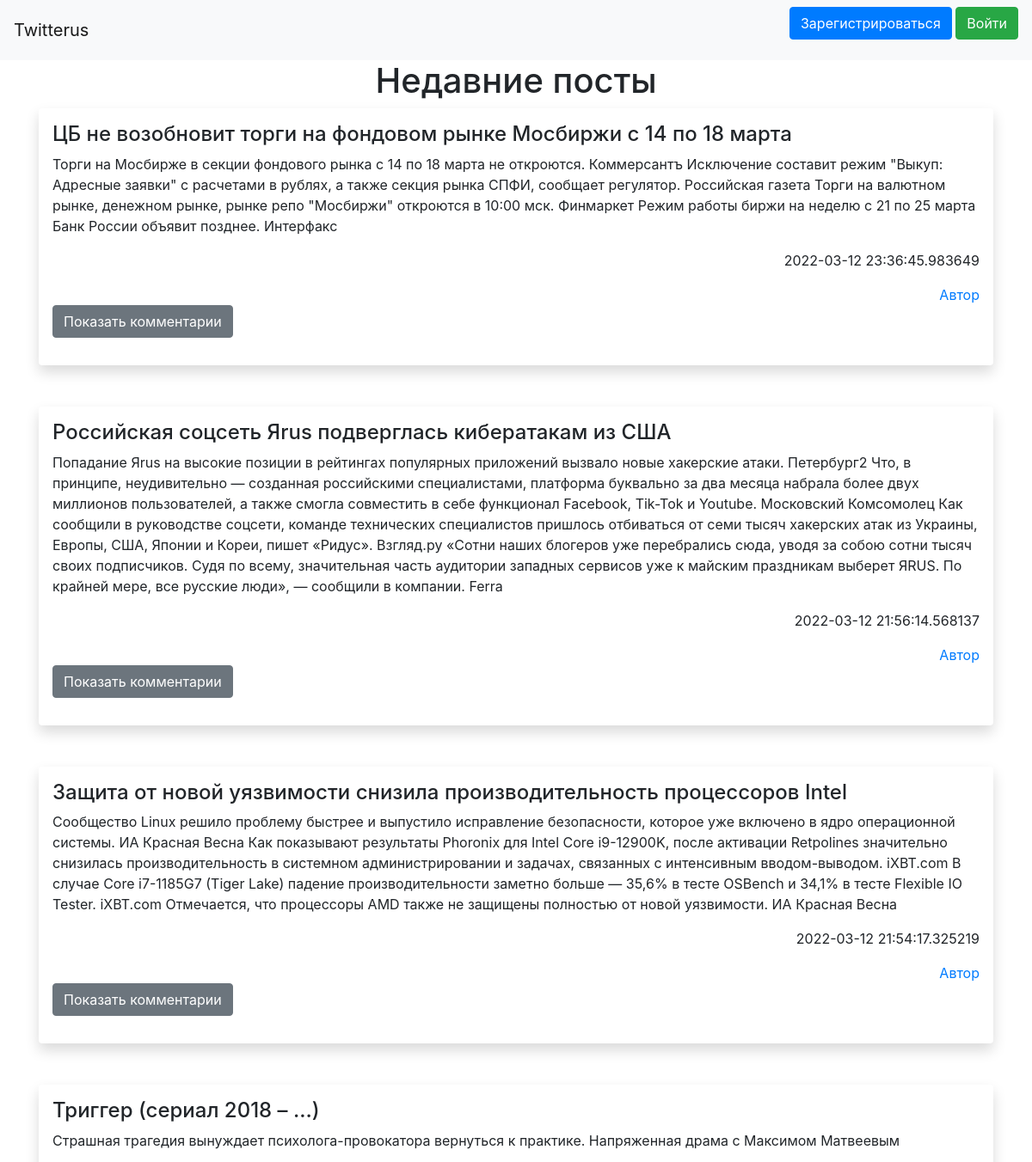
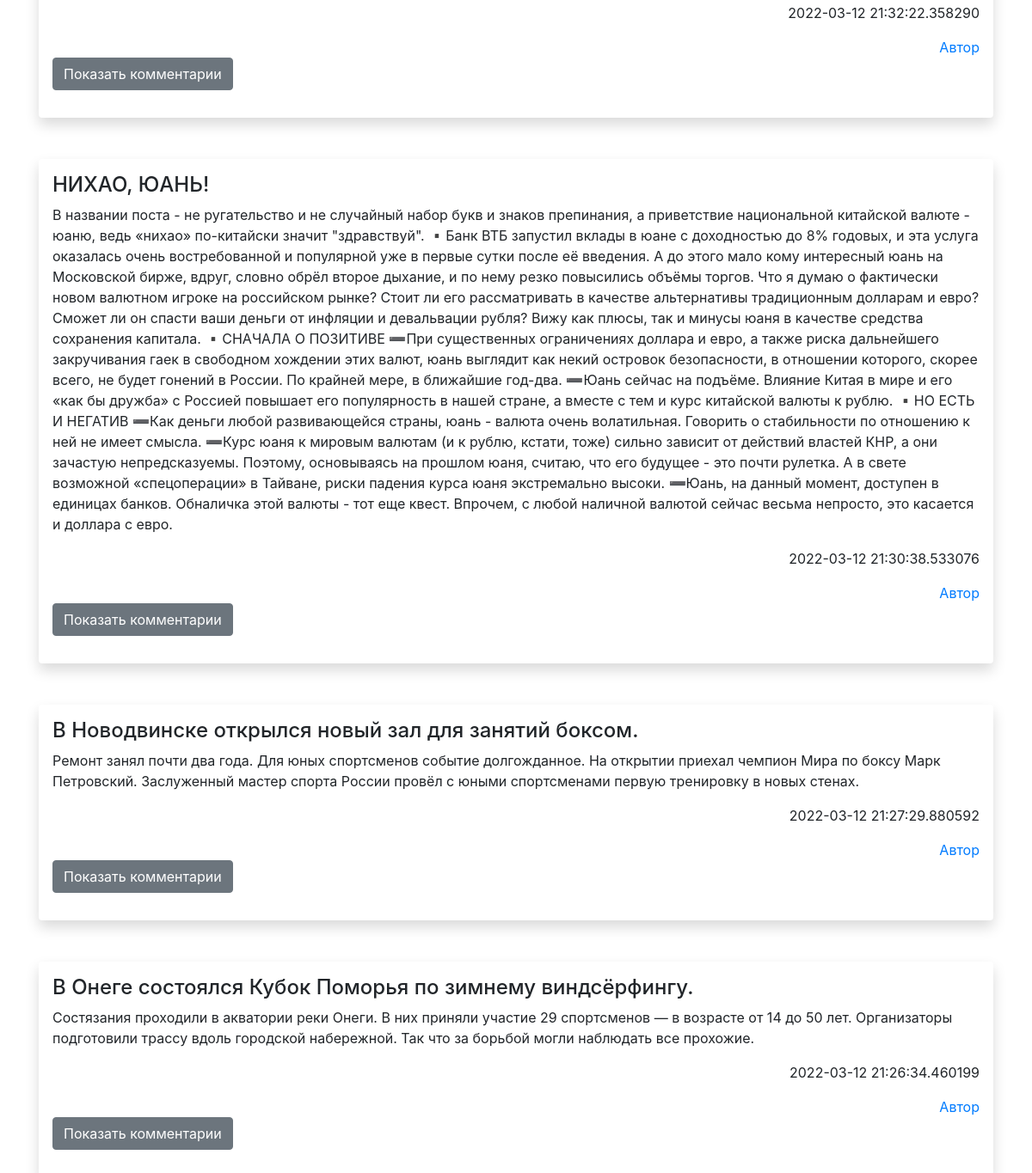
The app's page /, older data (2 pictures, top to bottom).
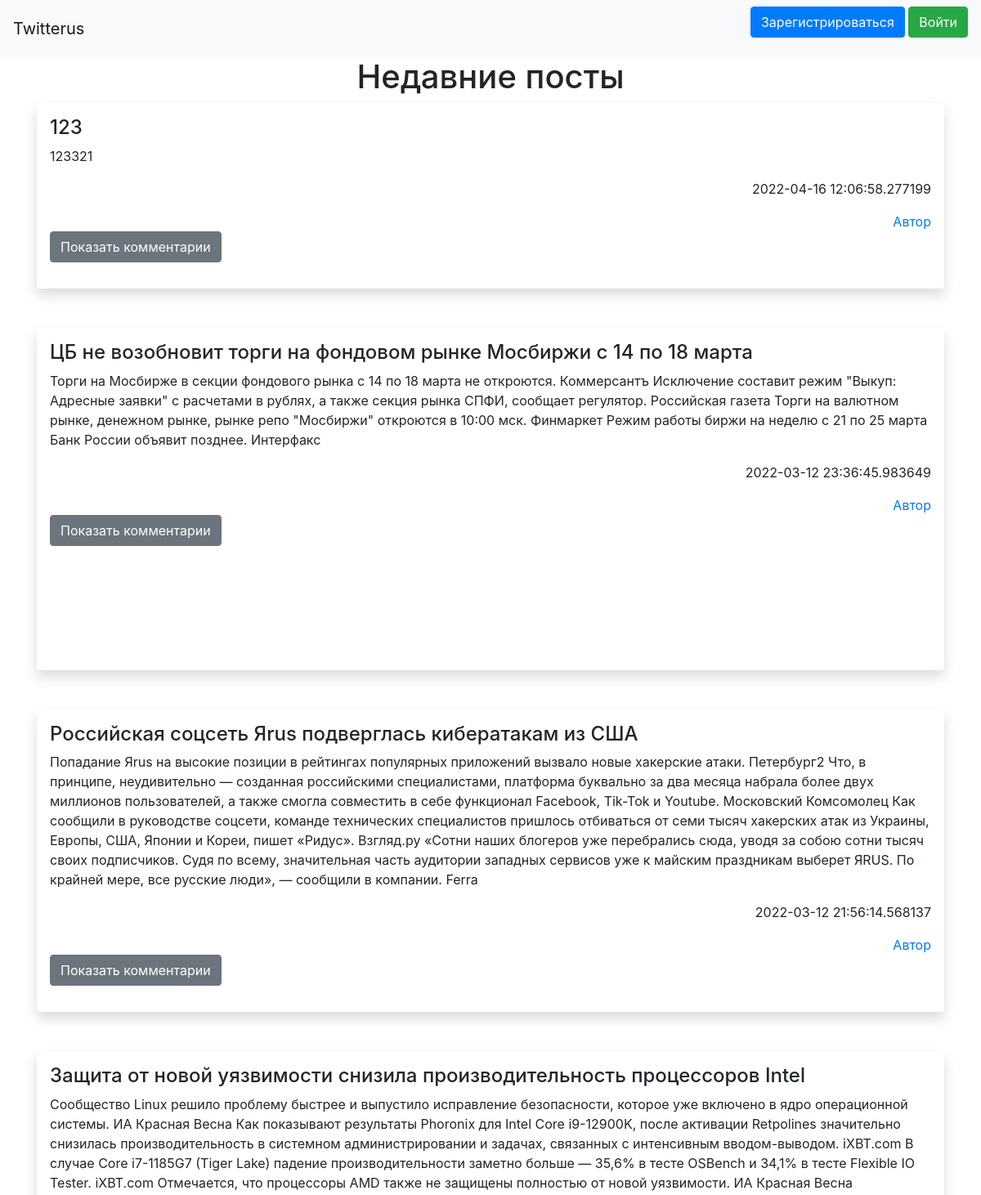
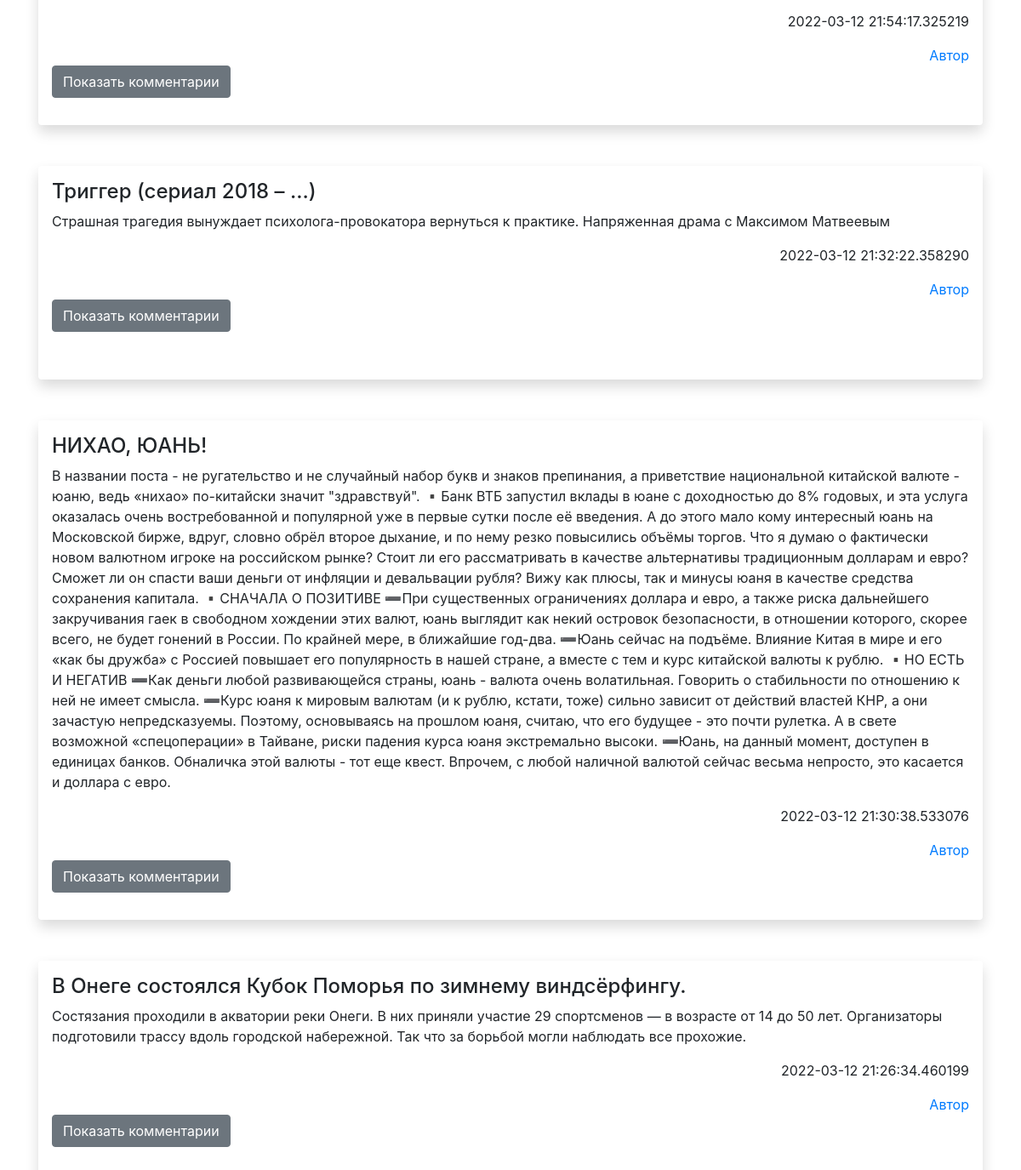
The same page, newer data (2 pictures, top to bottom).
### data/posts.py (models this page shows)
class Post(SqlAlchemyBase, SerializerMixin):
    __tablename__ = 'posts'
    id = sqlalchemy.Column(sqlalchemy.Integer, primary_key=True, autoincrement=True)
    title = sqlalchemy.Column(sqlalchemy.String)
    creater_id = sqlalchemy.Column(sqlalchemy.Integer, sqlalchemy.ForeignKey("users.id"))
    text = sqlalchemy.Column(sqlalchemy.String)
    create_data = sqlalchemy.Column(sqlalchemy.DateTime, default=datetime.datetime.now)
    user = orm.relation('User')

### app.py (the view, shortened to what this page needs)
@app.route('/', methods=['GET', 'POST'])
def base_site():
    db_sess = db_session.create_session()
    posts = db_sess.query(Post).all()
    comments = db_sess.query(Comment).all()
    form = AddCommentForm()
    return render_template('index.html', posts=posts[::-1], comments=comments, title='Twitterus', form=form)

### data/db_session.py (called while the page is built)
def create_session() -> Session:
    global __factory
    return __factory()

### templates/index.html (shortened to what this page needs)
{% extends "base.html" %}
{% block content %}
<h1 align="center">Недавние посты</h1>
{% for item in posts %}
<div class="shadow p-3 mb-5 bg-body rounded">
    <h4>
        {{ item.title }}
    </h4>
    <p>{{ item.text }}</p>
    <div align="right">
        <p>{{ item.create_data }}</p>
        <a href="/user/{{ item.creater_id }}" class="link-primary">Автор</a>
    </div>
    <p>
        <button class="btn btn-secondary" type="button" data-bs-toggle="collapse" data-bs-target="#collapseWidthExample{{ item.id }}" aria-expanded="false" aria-controls="collapseWidthExample{{ item.id }}">
            Показать комментарии
        </button>
    </p>
    {% for com in comments[::-1] %}
        {% if com.main_post == item.id %}
        <br>
        {% endif %}
    {% endfor %}
</div>
{% endfor %}
{% endblock %}

Row changes from the older to the newer data that the page shows:
removed Post: title "В Новодвинске открылся новый зал для занятий боксом.", text "Ремонт занял почти два года. Для юных спортсменов событие долгожданное. На открытии приехал чемпион Мира по боксу Марк Петровский. Заслуженный мастер спорта России провёл с юными спортсменами первую тренировку в новых стенах.", create_data "2022-03-12 21:27:29.880592"
added Post: title "123", text "123321", create_data "2022-04-16 12:06:58.277199"
